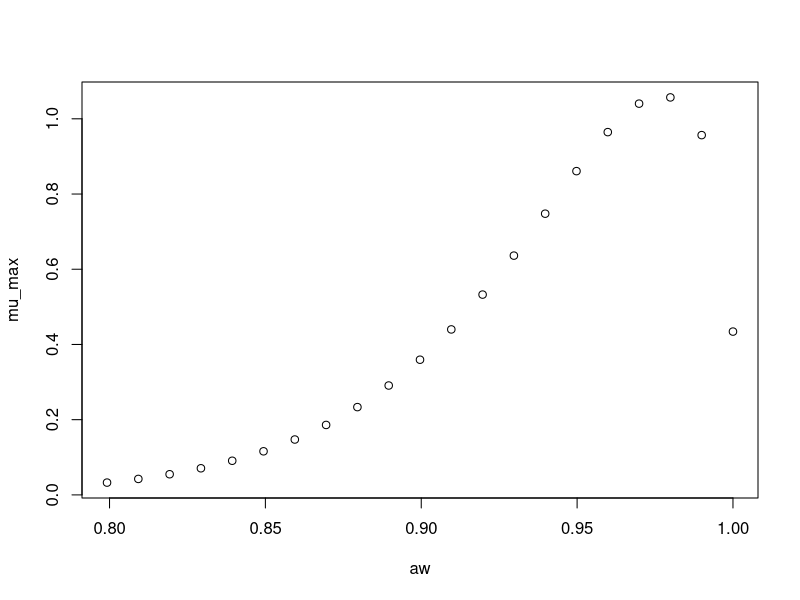

Recreate this plot in R.
#############################
# start of Parameter script
#############################
aw <- seq(0.799200799200799,0.999999,length.out=21)
#############################
# end of Parameter script
#############################
############################# 
# start of Model script Gropin ID 1357 
#############################
 
# constant coefficients for this model
 
variables <- data.frame(aw)
argumentsPar <- expand.grid(variables)
 
# heart of the model
response_surface <- function(aw) {
   mumax <-exp(-0.8461+11.960*sqrt(1-aw)-39.51*(sqrt(1-aw))^2)

return(mumax=mumax)
} 

# output parameters
mumax <- cbind(argumentsPar,response_surface(argumentsPar['aw']))
colnames(mumax) <- c(colnames(argumentsPar),'mumax')
#############################
# End of Model script
#############################
############################# 
# start of Visualisation script Gropin ID 1357 
#############################
plot(aw,mumax$mumax,
                          xlab='aw',
                          ylab='mu_max')
#############################
# End of Visualisation script
#############################
